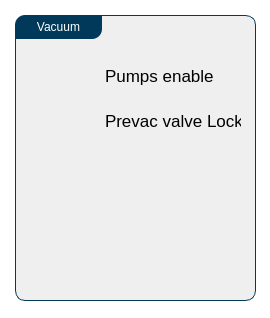
<?xml version="1.0" encoding="UTF-8"?>
<ui version="4.0">
 <class>mainWindow</class>
 <widget class="QMainWindow" name="mainWindow">
  <property name="geometry">
   <rect>
    <x>0</x>
    <y>0</y>
    <width>270</width>
    <height>318</height>
   </rect>
  </property>
  <property name="windowTitle">
   <string>UrsaPQ Remote - Vacuum</string>
  </property>
  <property name="styleSheet">
   <string notr="true">#centralwidget{
	background-color: #FFFFFF;
}

QLabel {
	font-size: 12.5pt;
}

QGroupBox {
	background-color: #EFEFEF;
    border: 1px solid gray;
    border-color: #003959;
    border-radius: 10px;
}

QGroupBox::title {
    subcontrol-position: top left;
 	border-top-left-radius: 10px;
 	border-bottom-right-radius: 10px;
    padding: 5px 20px;
    background-color: #003959;
    color: rgb(255, 255, 255);
}</string>
  </property>
  <widget class="QWidget" name="centralwidget">
   <widget class="QGroupBox" name="groupBox">
    <property name="geometry">
     <rect>
      <x>15</x>
      <y>15</y>
      <width>241</width>
      <height>286</height>
     </rect>
    </property>
    <property name="title">
     <string>Vacuum</string>
    </property>
    <widget class="QWidget" name="verticalLayoutWidget">
     <property name="geometry">
      <rect>
       <x>15</x>
       <y>90</y>
       <width>46</width>
       <height>31</height>
      </rect>
     </property>
     <layout class="QVBoxLayout" name="prevacValveLockBox"/>
    </widget>
    <widget class="QLabel" name="label_2">
     <property name="geometry">
      <rect>
       <x>90</x>
       <y>90</y>
       <width>136</width>
       <height>31</height>
      </rect>
     </property>
     <property name="text">
      <string>Prevac valve Lock</string>
     </property>
    </widget>
    <widget class="QWidget" name="verticalLayoutWidget_2">
     <property name="geometry">
      <rect>
       <x>15</x>
       <y>45</y>
       <width>46</width>
       <height>31</height>
      </rect>
     </property>
     <layout class="QVBoxLayout" name="pumpsEnableBox"/>
    </widget>
    <widget class="QLabel" name="label_3">
     <property name="geometry">
      <rect>
       <x>90</x>
       <y>45</y>
       <width>136</width>
       <height>31</height>
      </rect>
     </property>
     <property name="text">
      <string>Pumps enable</string>
     </property>
    </widget>
   </widget>
  </widget>
 </widget>
 <resources/>
 <connections/>
</ui>
